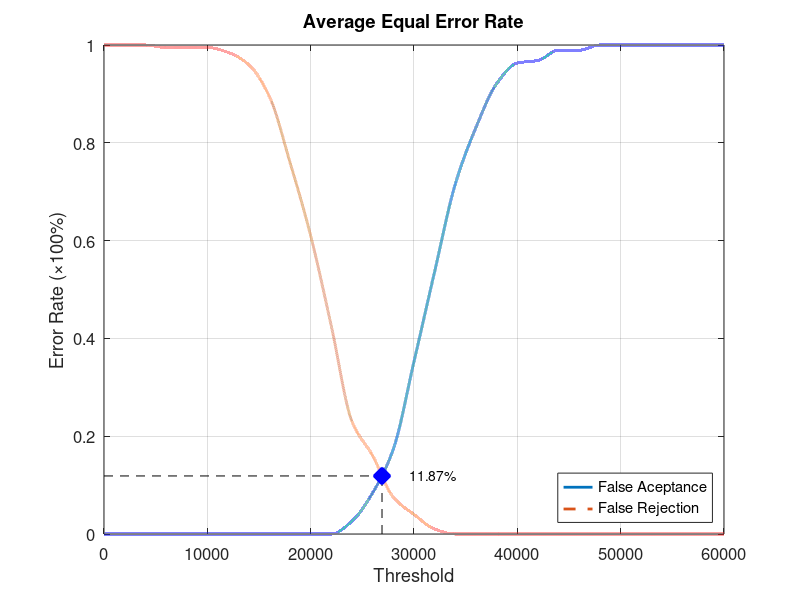
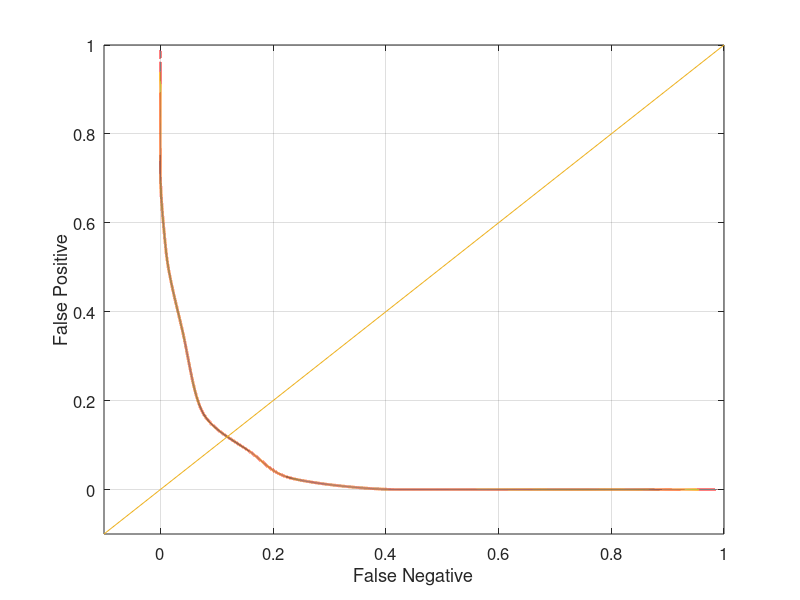

Source code (MATLAB) for these figures, in order:
function yEER = Database1_3
close all;
clear;
clc;
x = 0:2000:60000;
xq = 0:0.5:60000;

y0 = [0 0 0 0 0 0 0 0 0 0 0 0 0.0263158 0.0842105 0.173684 0.352632 0.536842 0.715789 0.831579 0.921053 0.963158 0.968421 0.989474 0.989474 1 1 1 1 1 1 1];
yy0 = interp1(x, y0, xq, 'pchip');
y1 = [1 1 1 0.995 0.995 0.995 0.985 0.96 0.895 0.76 0.61 0.425 0.23 0.16 0.075 0.04 0.01 0 0 0 0 0 0 0 0 0 0 0 0 0 0];
yy1 = interp1(x, y1, xq, 'pchip');

% Calculating EER: 
y2 = abs(y0 - y1);
find(y2 == min(y2))
yy2 = abs(yy0 - yy1);
xEER = find(yy2 == min(yy2));
xEERIndex = xq(xEER) % X-axis EER
yEER = yy0(xEER) % Y-axis EER

main = figure
plot(xq, yy0,'-','LineWidth', 2);	hold on
plot(xq, yy1,'--','LineWidth', 2);	hold on
plot([xEERIndex xEERIndex], [0 yEER], 'k--');	hold on
plot([0 xEERIndex], [yEER yEER], 'k--');	hold on
plot(xEERIndex, yEER, 'bx', 'LineWidth', 10);	hold on
text(xEERIndex + 10 * xEERIndex / 100, yEER, [num2str(round((10000 * yEER)) / 100) '%'])
legend('False Aceptance', 'False Rejection', 'Location', 'SouthEast')
xlabel('Threshold')
ylabel('Error Rate (\times100%)')
title('Average Equal Error Rate')
set(gca, 'FontSize', 12)
axis([0 60000 0 1])
grid on

print(main, 'Database1_3Main', '-dpng');
FNRxFPR = figure('Color', [1 1 1]);
plot(yy1, yy0, '-', yy1, yy0, 'LineWidth', 2);
hold on
y = -0.1:0.1:1
plot(y, y); 
set(gca, 'FontSize', 12)
xlabel('False Negative')
ylabel('False Positive')
axis([-0.1 1 -0.1 1])
set(gca, 'FontSize', 12)
grid on

print(FNRxFPR, 'Database1_3FNRxFPR','-dpng');
end
